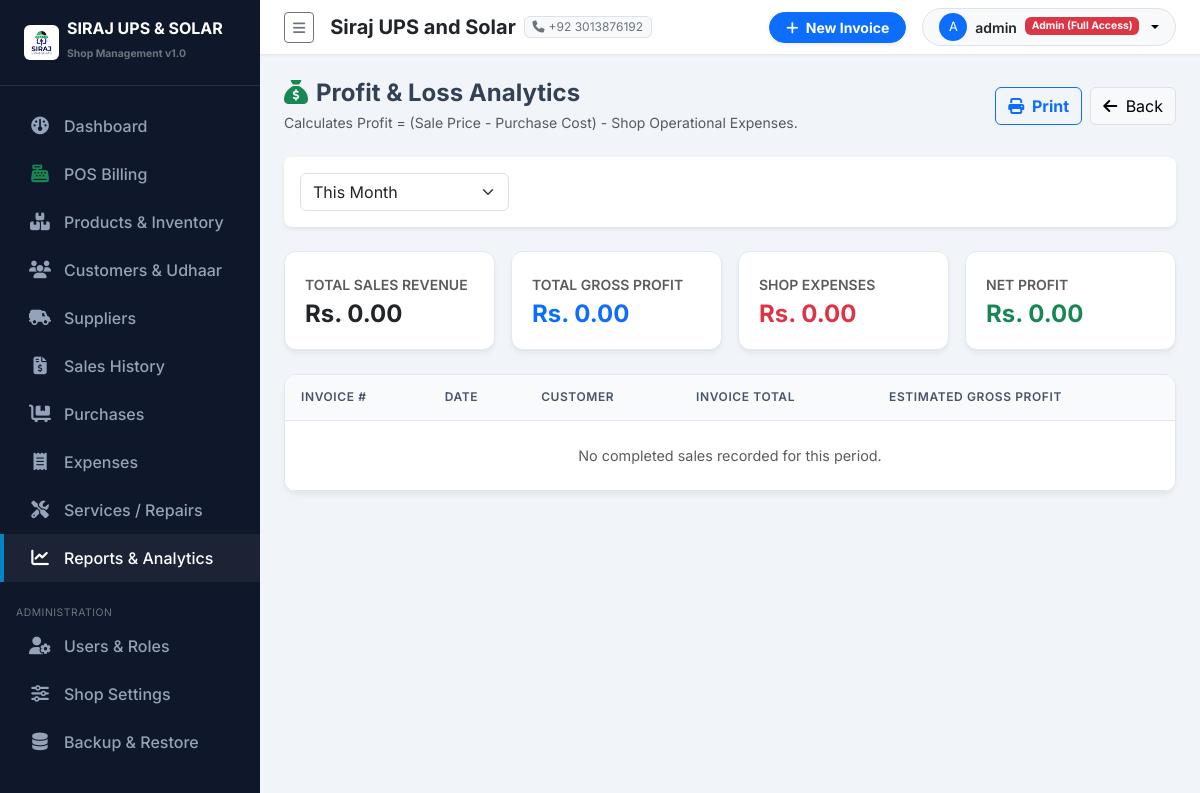
/reports/profit/ (signed in), run on the app's committed database.
### purchases/settings_app/models.py (models this page shows, shortened)
class ShopSettings(models.Model):
    shop_name = models.CharField(max_length=200, default="Siraj UPS and Solar")
    subtitle = models.CharField(max_length=255, default="UPS | Solar Systems | Batteries | Inverters | Accessories")
    address = models.TextField(default="Main Market, Shop #12, City Center")
    phone = models.CharField(max_length=50, default="+92 300 1234567")
    whatsapp = models.CharField(max_length=50, default="+92 300 1234567")
    email = models.EmailField(default="contact@sirajupssolar.com", blank=True)
    ntn_number = models.CharField(max_length=50, blank=True, help_text="NTN / Tax Number")
    invoice_footer = models.TextField(default="Thank you for choosing Siraj UPS and Solar! Goods once sold are non-refundable after 7 days.")
    logo = models.ImageField(upload_to='shop_logo/', blank=True, null=True)
    class Meta:
        verbose_name = "Shop Setting"
        verbose_name_plural = "Shop Settings"
    @classmethod
    def get_settings(cls):
        obj, created = cls.objects.get_or_create(id=1)
        return obj

### accounts/models.py (models this page shows, shortened)
class UserProfile(models.Model):
    ROLE_ADMIN = 'ADMIN'
    ROLE_STAFF = 'STAFF'
    ROLE_CHOICES = [
        (ROLE_ADMIN, 'Admin (Full Access)'),
        (ROLE_STAFF, 'Staff / Cashier'),
    ]
    user = models.OneToOneField(User, on_delete=models.CASCADE, related_name='profile')
    role = models.CharField(max_length=20, choices=ROLE_CHOICES, default=ROLE_STAFF)
    phone = models.CharField(max_length=30, blank=True)
    address = models.CharField(max_length=255, blank=True)
    is_active_staff = models.BooleanField(default=True)
    def is_admin(self):
        return self.role == self.ROLE_ADMIN or self.user.is_superuser

### purchases/reports/views.py (the view)
# urls.py: path('profit/', views.profit_report, name='profit_report'),
@login_required
@admin_required
def profit_report(request):
    date_from = request.GET.get('date_from', '')
    date_to = request.GET.get('date_to', '')
    preset = request.GET.get('preset', 'this_month')
    today = datetime.date.today()
    sales = Sale.objects.filter(status='COMPLETED')
    if preset == 'today':
        sales = sales.filter(sale_date__date=today)
    elif preset == 'this_month':
        sales = sales.filter(sale_date__year=today.year, sale_date__month=today.month)
    elif preset == 'this_year':
        sales = sales.filter(sale_date__year=today.year)
    elif preset == 'custom':
        if date_from:
            sales = sales.filter(sale_date__date__gte=date_from)
        if date_to:
            sales = sales.filter(sale_date__date__lte=date_to)
    total_revenue = 0.00
    total_cost = 0.00
    total_gross_profit = 0.00
    sale_profits = []
    for s in sales:
        profit = s.calculate_profit()
        total_revenue += float(s.grand_total)
        total_gross_profit += profit
        sale_profits.append({'sale': s, 'profit': profit})
    expenses = Expense.objects.all()
    if preset == 'today':
        expenses = expenses.filter(expense_date=today)
    elif preset == 'this_month':
        expenses = expenses.filter(expense_date__year=today.year, expense_date__month=today.month)
    elif preset == 'this_year':
        expenses = expenses.filter(expense_date__year=today.year)
    elif preset == 'custom':
        if date_from:
            expenses = expenses.filter(expense_date__gte=date_from)
        if date_to:
            expenses = expenses.filter(expense_date__lte=date_to)
    total_expenses = float(expenses.aggregate(Sum('amount'))['amount__sum'] or 0.00)
    net_profit = total_gross_profit - total_expenses
    context = {
        'sale_profits': sale_profits,
        'total_revenue': total_revenue,
        'total_gross_profit': total_gross_profit,
        'total_expenses': total_expenses,
        'net_profit': net_profit,
        'preset': preset,
        'date_from': date_from,
        'date_to': date_to,
    }
    return render(request, 'reports/profit_report.html', context)

### templates/reports/profit_report.html (shortened to what this page needs)
{% extends 'base.html' %}
{% load humanize %}
{% block content %}
<div class="d-flex flex-wrap justify-content-between align-items-center mb-4 gap-3 no-print">
    <div>
        <h4 class="fw-bold mb-1"><i class="fa-solid fa-sack-dollar me-2 text-success"></i>Profit & Loss Analytics</h4>
        <p class="text-muted small mb-0">Calculates Profit = (Sale Price - Purchase Cost) - Shop Operational Expenses.</p>
    </div>
    <div class="d-flex gap-2">
        <button onclick="window.print()" class="btn btn-outline-primary fw-bold"><i class="fa-solid fa-print me-1"></i> Print</button>
        <a href="{% url 'reports:index' %}" class="btn btn-light border"><i class="fa-solid fa-arrow-left me-1"></i> Back</a>
    </div>
</div>
<div class="card border-0 shadow-sm rounded-3 mb-4 no-print">
    <div class="card-body p-3">
        <form method="get" class="row g-2 align-items-center">
            <div class="col-md-3">
                <select name="preset" class="form-select" onchange="this.form.submit()">
                    <option value="this_month" {% if preset == 'this_month' %}selected{% endif %}>This Month</option>
                </select>
            </div>
        </form>
    </div>
</div>
<div class="row g-3 mb-4">
    <div class="col-md-3">
        <div class="stat-card">
            <span class="text-muted small fw-semibold text-uppercase">Total Sales Revenue</span>
            <h4 class="fw-bold text-dark mb-0 mt-1">Rs. {{ total_revenue|floatformat:2|intcomma }}</h4>
        </div>
    </div>
    <div class="col-md-3">
        <div class="stat-card">
            <span class="text-muted small fw-semibold text-uppercase">Total Gross Profit</span>
            <h4 class="fw-bold text-primary mb-0 mt-1">Rs. {{ total_gross_profit|floatformat:2|intcomma }}</h4>
        </div>
    </div>
    <div class="col-md-3">
        <div class="stat-card">
            <span class="text-muted small fw-semibold text-uppercase">Shop Expenses</span>
            <h4 class="fw-bold text-danger mb-0 mt-1">Rs. {{ total_expenses|floatformat:2|intcomma }}</h4>
        </div>
    </div>
    <div class="col-md-3">
        <div class="stat-card">
            <span class="text-muted small fw-semibold text-uppercase">NET PROFIT</span>
            <h4 class="fw-bold {% if net_profit >= 0 %}text-success{% else %}text-danger{% endif %} mb-0 mt-1">
                Rs. {{ net_profit|floatformat:2|intcomma }}
            </h4>
        </div>
    </div>
</div>
<div class="custom-table-card print-area">
    <div class="table-responsive">
        <table class="table table-hover align-middle mb-0">
            <thead>
                <tr>
                    <th>Invoice #</th>
                    <th>Date</th>
                    <th>Customer</th>
                    <th>Invoice Total</th>
                    <th>Estimated Gross Profit</th>
                </tr>
            </thead>
            <tbody>
                {% for item in sale_profits %}
                <tr>
                    <td class="fw-bold">{{ item.sale.invoice_no }}</td>
                    <td class="small text-muted">{{ item.sale.sale_date|date:"d-M-Y" }}</td>
                    <td>{{ item.sale.get_customer_name }}</td>
                    <td class="fw-semibold">Rs. {{ item.sale.grand_total|floatformat:2|intcomma }}</td>
                    <td class="fw-bold text-success">Rs. {{ item.profit|floatformat:2|intcomma }}</td>
                </tr>
                {% empty %}
                <tr><td colspan="5" class="text-center text-muted py-4">No completed sales recorded for this period.</td></tr>
                {% endfor %}
            </tbody>
        </table>
    </div>
</div>
{% endblock %}

### templates/sidebar.html (shortened to what this page needs)
{% load static %}
<div id="sidebar-wrapper">
    <div class="sidebar-heading d-flex align-items-center gap-2">
        {% if shop_settings and shop_settings.logo %}
            <img src="{{ shop_settings.logo.url }}" alt="Logo" style="max-height: 35px;" class="rounded">
        {% else %}
            <i class="fa-solid fa-bolt text-warning fs-4"></i>
        {% endif %}
        <div>
            <div class="lh-1 text-white fs-6">SIRAJ UPS & SOLAR</div>
            <small class="text-secondary style-sub" style="font-size: 0.65rem;">Shop Management v1.0</small>
        </div>
    </div>
    <div class="sidebar-nav">
        <a href="{% url 'dashboard:index' %}" class="nav-link {% if request.resolver_match.app_name == 'dashboard' %}active{% endif %}">
            <i class="fa-solid fa-gauge"></i> Dashboard
        </a>
        <a href="{% url 'sales:pos_billing' %}" class="nav-link {% if request.resolver_match.url_name == 'pos_billing' %}active{% endif %}">
            <i class="fa-solid fa-cash-register text-success"></i> POS Billing
        </a>
        <a href="{% url 'products:product_list' %}" class="nav-link {% if request.resolver_match.app_name == 'products' %}active{% endif %}">
            <i class="fa-solid fa-boxes-stacked"></i> Products & Inventory
        </a>
        <a href="{% url 'customers:customer_list' %}" class="nav-link {% if request.resolver_match.app_name == 'customers' %}active{% endif %}">
            <i class="fa-solid fa-users"></i> Customers & Udhaar
        </a>
        <a href="{% url 'suppliers:supplier_list' %}" class="nav-link {% if request.resolver_match.app_name == 'suppliers' %}active{% endif %}">
            <i class="fa-solid fa-truck-field"></i> Suppliers
        </a>
        <a href="{% url 'sales:sale_list' %}" class="nav-link {% if request.resolver_match.app_name == 'sales' and request.resolver_match.url_name != 'pos_billing' %}active{% endif %}">
            <i class="fa-solid fa-file-invoice-dollar"></i> Sales History
        </a>
        <a href="{% url 'purchases:purchase_list' %}" class="nav-link {% if request.resolver_match.app_name == 'purchases' %}active{% endif %}">
            <i class="fa-solid fa-cart-flatbed"></i> Purchases
        </a>
        <a href="{% url 'expenses:expense_list' %}" class="nav-link {% if request.resolver_match.app_name == 'expenses' %}active{% endif %}">
            <i class="fa-solid fa-receipt"></i> Expenses
        </a>
        <a href="{% url 'services:service_list' %}" class="nav-link {% if request.resolver_match.app_name == 'services' %}active{% endif %}">
            <i class="fa-solid fa-screwdriver-wrench"></i> Services / Repairs
        </a>
        <a href="{% url 'reports:index' %}" class="nav-link {% if request.resolver_match.app_name == 'reports' %}active{% endif %}">
            <i class="fa-solid fa-chart-line"></i> Reports & Analytics
        </a>
        {% if user.profile.is_admin %}
        <small class="text-uppercase text-secondary px-3 style-sub" style="font-size: 0.65rem; letter-spacing: 0.05em;">Administration</small>
        <a href="{% url 'accounts:user_list' %}" class="nav-link {% if request.resolver_match.app_name == 'accounts' %}active{% endif %}">
            <i class="fa-solid fa-user-gear"></i> Users & Roles
        </a>
        <a href="{% url 'settings_app:shop_settings' %}" class="nav-link {% if request.resolver_match.app_name == 'settings_app' and request.resolver_match.url_name == 'shop_settings' %}active{% endif %}">
            <i class="fa-solid fa-sliders"></i> Shop Settings
        </a>
        <a href="{% url 'settings_app:backup_restore' %}" class="nav-link {% if request.resolver_match.url_name == 'backup_restore' %}active{% endif %}">
            <i class="fa-solid fa-database"></i> Backup & Restore
        </a>
        {% endif %}
    </div>
</div>

### templates/navbar.html (shortened to what this page needs)
{% load static %}
<nav class="navbar navbar-expand-lg top-navbar px-4 py-2">
    <div class="container-fluid p-0">
        <button class="btn btn-sm btn-outline-secondary me-3" id="sidebarToggle">
            <i class="fa-solid fa-bars"></i>
        </button>
        <div class="d-none d-md-flex align-items-center gap-2 me-auto">
            <span class="fw-bold text-dark fs-5">{{ shop_settings.shop_name }}</span>
            <span class="badge bg-light text-secondary border fw-normal"><i class="fa-solid fa-phone me-1"></i>{{ shop_settings.phone }}</span>
        </div>
        <div class="d-flex align-items-center gap-3">
            <a href="{% url 'sales:pos_billing' %}" class="btn btn-primary btn-sm px-3 fw-bold rounded-pill shadow-sm">
                <i class="fa-solid fa-plus me-1"></i> New Invoice
            </a>
            <div class="dropdown">
                <button class="btn btn-light btn-sm dropdown-toggle d-flex align-items-center gap-2 border rounded-pill px-3" type="button" data-bs-toggle="dropdown">
                    <div class="bg-primary text-white rounded-circle d-flex align-items-center justify-content-center" style="width: 28px; height: 28px; font-size: 0.8rem;">
                        {{ user.username|first|upper }}
                    </div>
                    <span class="fw-semibold text-dark">{{ user.username }}</span>
                    <span class="badge {% if user.profile.is_admin %}bg-danger{% else %}bg-info text-dark{% endif %}" style="font-size: 0.65rem;">
                        {{ user.profile.get_role_display }}
                    </span>
                </button>
            </div>
        </div>
    </div>
</nav>

### purchases/static/css/custom.css (style rules this page uses)
:root { --primary-color: #0284c7; --primary-hover: #0369a1; --dark-bg: #0f172a; --dark-surface: #1e293b; --light-bg: #f8fafc; --card-shadow: 0 4px 6px -1px rgba(0, 0, 0, 0.05), 0 2px 4px -1px rgba(0, 0, 0, 0.03); --border-color: #e2e8f0; }
body { font-family: 'Inter', sans-serif; background-color: #f1f5f9; color: #334155; overflow-x: hidden; }
#sidebar-wrapper { min-height: 100vh; width: 260px; background-color: var(--dark-bg); color: #f8fafc; transition: margin 0.25s ease-out; }
#sidebar-wrapper .sidebar-heading { padding: 1.25rem 1.5rem; font-size: 1.2rem; font-weight: 700; color: #ffffff; border-bottom: 1px solid rgba(255, 255, 255, 0.1); }
.sidebar-nav { padding: 1rem 0; }
.sidebar-nav .nav-link { padding: 0.75rem 1.5rem; color: #94a3b8; font-weight: 500; display: flex; align-items: center; gap: 0.75rem; transition: all 0.2s ease-in-out; border-left: 4px solid transparent; }
.sidebar-nav .nav-link:hover, .sidebar-nav .nav-link.active { color: #ffffff; background-color: rgba(255, 255, 255, 0.05); border-left-color: var(--primary-color); }
.sidebar-nav .nav-link i { font-size: 1.1rem; width: 24px; text-align: center; }
.top-navbar { background-color: #ffffff; border-bottom: 1px solid var(--border-color); box-shadow: 0 1px 2px 0 rgba(0, 0, 0, 0.05); }
.stat-card { background-color: #ffffff; border-radius: 0.75rem; border: 1px solid var(--border-color); padding: 1.25rem; box-shadow: var(--card-shadow); transition: transform 0.2s ease, box-shadow 0.2s ease; }
.custom-table-card { background-color: #ffffff; border-radius: 0.75rem; border: 1px solid var(--border-color); box-shadow: var(--card-shadow); overflow: hidden; }
.table thead th { background-color: #f8fafc; color: #475569; font-weight: 600; text-transform: uppercase; font-size: 0.75rem; letter-spacing: 0.05em; border-bottom: 1px solid var(--border-color); padding: 0.85rem 1rem; }
.table tbody td { padding: 0.85rem 1rem; vertical-align: middle; font-size: 0.9rem; }

### data on the page
ShopSettings: logo (picture), shop_name "Siraj UPS and Solar", phone "+92 3013876192"

### other printed values
{{ user.username|first|upper }} "A"
{{ user.username }} "admin"
{{ user.profile.get_role_display }} "Admin (Full Access)"
{{ total_revenue|floatformat:2|intcomma }} "0.00"
{{ total_gross_profit|floatformat:2|intcomma }} "0.00"
{{ total_expenses|floatformat:2|intcomma }} "0.00"
{{ net_profit|floatformat:2|intcomma }} "0.00"
